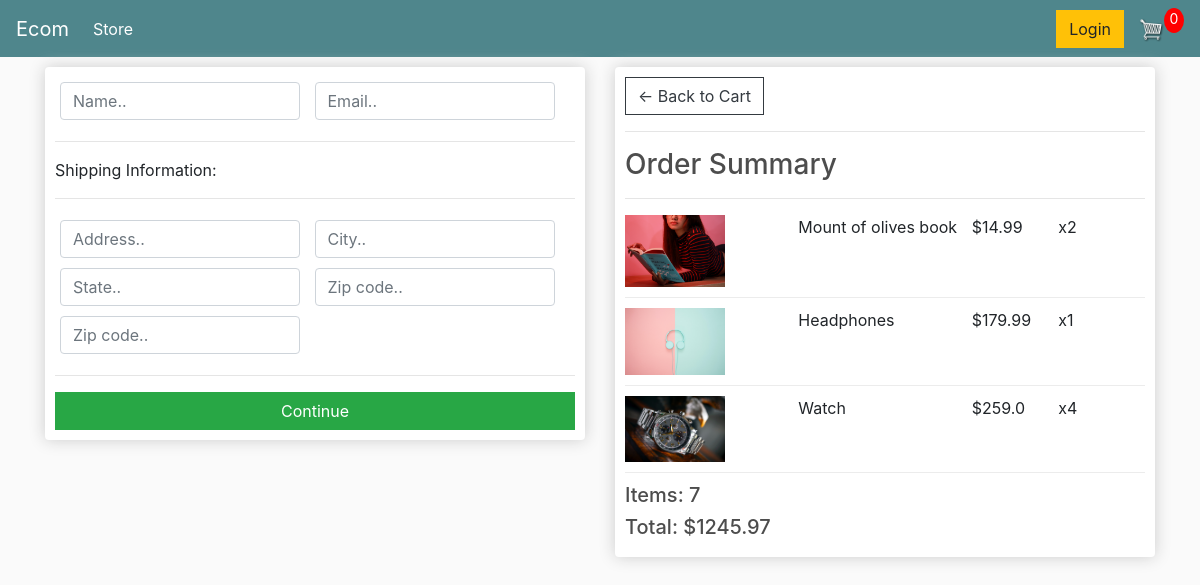
Screenshot of /checkout/ (signed in) with the database file from the repository.
### store/models.py (models this page shows, shortened)
class OrderItem(models.Model):
    product = models.ForeignKey(Product, on_delete=models.SET_NULL, null=True)
    order = models.ForeignKey(Order, on_delete=models.SET_NULL, null=True)
    quantity = models.IntegerField(default=0, null=True, blank=True)
    date_added = models.DateTimeField(auto_now_add=True)
    @property
    def get_total(self):
        total = self.product.price * self.quantity
        return total

class Product(models.Model):
    name = models.CharField(max_length=200, null=True)
    price = models.FloatField()
    digital = models.BooleanField(default=False, null=True, blank=False)
    image = models.ImageField(null=True,blank=True)
    @property
    def imageURL(self):
        try:
            url = self.image.url
        except:
            url = ''
        return url

class Order(models.Model):
    customer = models.ForeignKey(Customer,on_delete=models.SET_NULL, null=True, blank=True)
    date_ordered = models.DateTimeField(auto_now_add=True)
    complete = models.BooleanField(default=False)
    transaction_id = models.CharField(max_length=100, null=True)
    @property
    def get_cart_total(self):
        orderitems = self.orderitem_set.all()
        total = sum([item.get_total for item in  orderitems])
        return total
    @property
    def get_cart_items(self):
        orderitems = self.orderitem_set.all()
        total = sum([item.quantity for item in  orderitems])
        return total

### store/views.py (the view)
# urls.py: path("checkout/",views.checkout,name="checkout"),
def checkout(request):
    if request.user.is_authenticated:
            customer = request.user.customer
            order, created = Order.objects.get_or_create(customer=customer, complete =False)
            items = order.orderitem_set.all()
    else:
        items = []
        order = {'get_card_total':0, 'get_cart_items' :0}
    context = {'items' : items, 'order' : order}
    return render(request, "store/Checkout.html",context)

### store/templates/store/Checkout.html (shortened to what this page needs)
{% extends 'store/main.html' %}
{% load static %}
{% block content %}
     <div class="row">
		<div class="col-lg-6">
			<div class="box-element" id="form-wrapper">
				<form id="form">
					<div id="user-info">
						<div class="form-field">
							<input required class="form-control" type="text" name="name" placeholder="Name..">
						</div>
						<div class="form-field">
							<input required class="form-control" type="email" name="email" placeholder="Email..">
						</div>
					</div>
					<div id="shipping-info">
						<hr>
						<p>Shipping Information:</p>
						<hr>
						<div class="form-field">
							<input class="form-control" type="text" name="address" placeholder="Address..">
						</div>
						<div class="form-field">
							<input class="form-control" type="text" name="city" placeholder="City..">
						</div>
						<div class="form-field">
							<input class="form-control" type="text" name="state" placeholder="State..">
						</div>
						<div class="form-field">
							<input class="form-control" type="text" name="zipcode" placeholder="Zip code..">
						</div>
						<div class="form-field">
							<input class="form-control" type="text" name="country" placeholder="Zip code..">
						</div>
					</div>
					<hr>
					<input id="form-button" class="btn btn-success btn-block" type="submit" value="Continue">
				</form>
			</div>
			<br>
		</div>
		<div class="col-lg-6">
			<div class="box-element">
				<a  class="btn btn-outline-dark" href="{% url 'cart' %}">&#x2190; Back to Cart</a>
				<hr>
				<h3>Order Summary</h3>
				<hr>
				{% for item in items %}
				<div class="cart-row">
					<div style="flex:2"><img class="row-image" src="{{item.product.imageURL}}"></div>
					<div style="flex:2"><p>{{item.product.name}}</p></div>
					<div style="flex:1"><p>${{item.product.price}}</p></div>
					<div style="flex:1"><p>x{{item.quantity}}</p></div>
				</div>
				{% endfor %}
				<h5>Items:  {{order.get_cart_items}}</h5>
				<h5>Total:   ${{order.get_cart_total|floatformat:2}}</h5>
			</div>
		</div>
	</div>
{% endblock content %}

### static/css/main.css (style rules this page uses)
body { background-color: hsl(0, 0%, 98%); }
h1,h2,h3,h4,h5,h6 { color:hsl(0, 0%, 30%); }
.box-element { box-shadow:hsl(0, 0%, 80%) 0 0 16px; background-color: #fff; border-radius: 4px; padding: 10px; }
.col-lg-4, .col-lg-6, .col-lg-8, .col-lg-12 { margin-top: 10px; }
.btn { border-radius: 0; }
.row-image { width: 100px; }
.form-field { width:250px; display: inline-block; padding: 5px; }
.cart-row { display: flex; align-items: flex-stretch; padding-bottom: 10px; margin-bottom: 10px; border-bottom: 1px solid #ececec; }

### rows the page displays
OrderItem: product.imageURL (picture), product.name "Mount of olives book", product.price "14.99", quantity "2"
OrderItem: product.imageURL (picture), product.name "Headphones", product.price "179.99", quantity "1"
OrderItem: product.imageURL (picture), product.name "Watch", product.price "259.0", quantity "4"
Order: get_cart_items "7", get_cart_total "1245.97"
